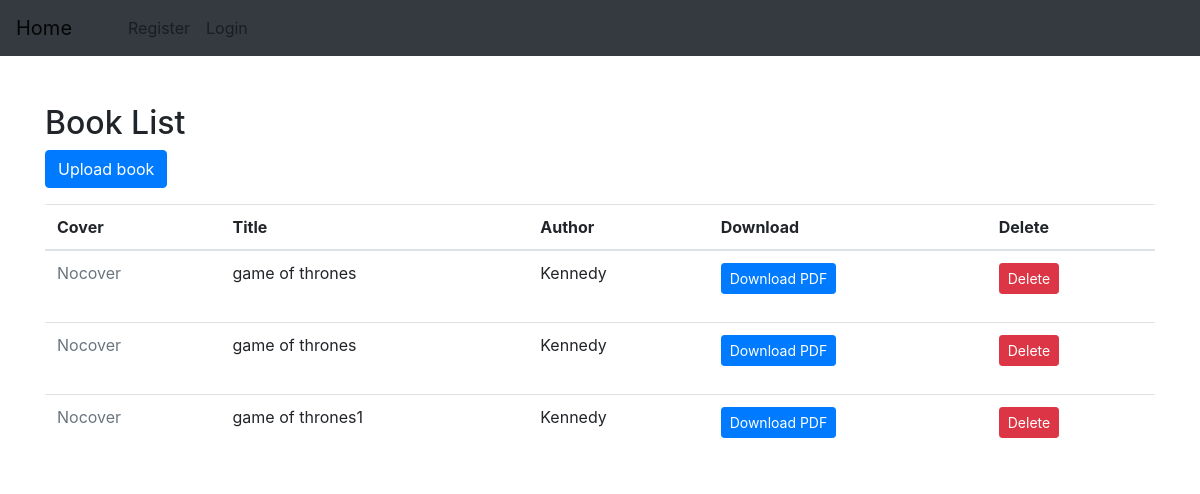
Before: /books with the older database file.
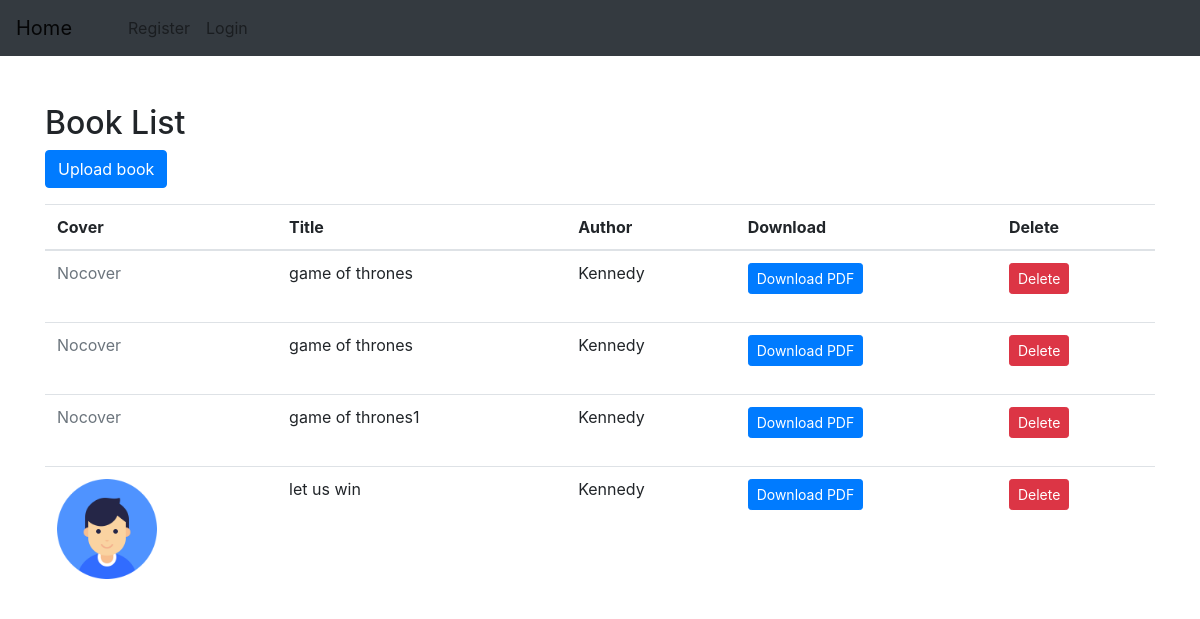
After: the same page with the newer database file.
### upload/models.py (models this page shows, shortened)
class Book(models.Model):
    title = models.CharField(max_length=100)
    author = models.CharField(max_length=100)
    pdf = models.FileField(upload_to='books/pdfs/')
    cover = models.ImageField(upload_to='books/covers/', null=True, blank=True)
    """overriding predefined model methods"""

### upload/views.py (the view)
# urls.py: path('books', views.book_list, name="book_list"),
def book_list(request):
    books = Book.objects.all()
    return render(request, 'book_list.html', {
        'books': books
    })

### upload/templates/book_list.html (shortened to what this page needs)
{% extends 'base.html' %}
{% block content %}
<br><br>
<h2>Book List</h2>
<p>
      <a href="{% url 'upload_book' %}" class="btn btn-primary">Upload book</a>
    </p>
<table class="table mb-0">
    <thead>
      <tr>
          <th>Cover</th>
        <th>Title</th>
        <th>Author</th>
        <th>Download</th>
          <th>Delete</th>
      </tr>
    </thead>
    <tbody>
      {% for book in books %}
        <tr>
            <td>
                {% if book.cover %}
                 <img src="{{ book.cover.url }}" alt="{{ book.title }}" style="width: 100px">
                {% else %}
                  <span class="text-muted">Nocover</span>
                {% endif %}
            </td>
          <td>{{ book.title }}</td>
          <td>{{ book.author }}</td>
           <td>
            <a href="{{ book.pdf.url }}" class="btn btn-primary btn-sm" target="_blank">
              Download PDF
            </a>
          </td>
            <td>
                <form method="post" action="{% url 'delete_book' book.pk %}">
                <button type="submit" class="btn btn-danger btn-sm">Delete</button>
                </form>
          </td>
        </tr>
      {% endfor %}
    </tbody>
  </table>
{% endblock %}

Changed rows visible on the page:
added Book: cover (placeholder picture), title "let us win", author "Kennedy"
